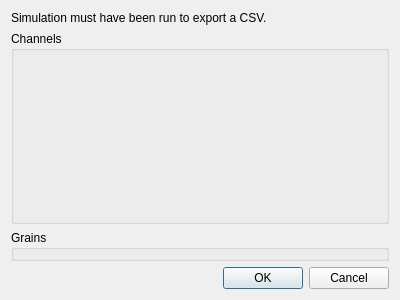
<?xml version="1.0" encoding="UTF-8"?>
<ui version="4.0">
 <class>CSVExporter</class>
 <widget class="QDialog" name="CSVExporter">
  <property name="geometry">
   <rect>
    <x>0</x>
    <y>0</y>
    <width>400</width>
    <height>300</height>
   </rect>
  </property>
  <property name="windowTitle">
   <string>Export CSV</string>
  </property>
  <property name="windowIcon">
   <iconset>
    <normaloff>resources/oMIconCycles.png</normaloff>resources/oMIconCycles.png</iconset>
  </property>
  <layout class="QVBoxLayout" name="verticalLayout">
   <item>
    <widget class="QLabel" name="label">
     <property name="text">
      <string>Simulation must have been run to export a CSV.</string>
     </property>
    </widget>
   </item>
   <item>
    <widget class="ChannelSelector" name="channelSelector">
     <property name="sizePolicy">
      <sizepolicy hsizetype="Preferred" vsizetype="Expanding">
       <horstretch>0</horstretch>
       <verstretch>0</verstretch>
      </sizepolicy>
     </property>
     <property name="title">
      <string>Channels</string>
     </property>
    </widget>
   </item>
   <item>
    <widget class="GrainSelector" name="grainSelector">
     <property name="title">
      <string>Grains</string>
     </property>
    </widget>
   </item>
   <item>
    <widget class="QDialogButtonBox" name="buttonBox">
     <property name="orientation">
      <enum>Qt::Horizontal</enum>
     </property>
     <property name="standardButtons">
      <set>QDialogButtonBox::Cancel|QDialogButtonBox::Ok</set>
     </property>
    </widget>
   </item>
  </layout>
 </widget>
 <customwidgets>
  <customwidget>
   <class>ChannelSelector</class>
   <extends>QGroupBox</extends>
   <header location="global">uilib.widgets.channelSelector</header>
   <container>1</container>
  </customwidget>
  <customwidget>
   <class>GrainSelector</class>
   <extends>QGroupBox</extends>
   <header location="global">uilib.widgets.grainSelector</header>
   <container>1</container>
  </customwidget>
 </customwidgets>
 <resources/>
 <connections>
  <connection>
   <sender>buttonBox</sender>
   <signal>accepted()</signal>
   <receiver>CSVExporter</receiver>
   <slot>accept()</slot>
   <hints>
    <hint type="sourcelabel">
     <x>248</x>
     <y>254</y>
    </hint>
    <hint type="destinationlabel">
     <x>157</x>
     <y>274</y>
    </hint>
   </hints>
  </connection>
  <connection>
   <sender>buttonBox</sender>
   <signal>rejected()</signal>
   <receiver>CSVExporter</receiver>
   <slot>reject()</slot>
   <hints>
    <hint type="sourcelabel">
     <x>316</x>
     <y>260</y>
    </hint>
    <hint type="destinationlabel">
     <x>286</x>
     <y>274</y>
    </hint>
   </hints>
  </connection>
 </connections>
</ui>
